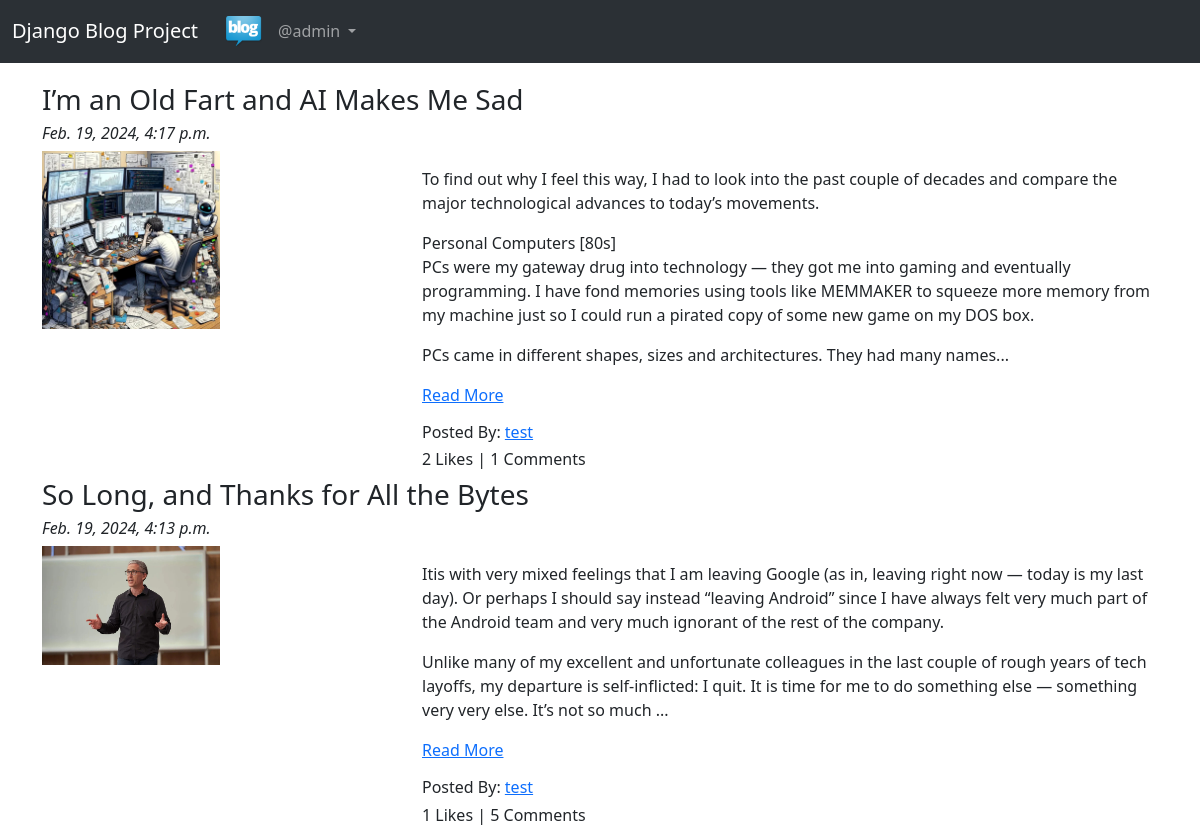
Page /blog/ (signed in) on the committed database.
### app_blog/models.py (models this page shows, shortened)
class Blog(models.Model):
    author = models.ForeignKey(User, on_delete=models.CASCADE, related_name='post_author')
    blog_title = models.CharField(max_length=264, verbose_name='Put a Title')
    slug = models.SlugField(max_length=264, unique=True)
    blog_content = models.TextField(verbose_name="What is on your mind")
    blog_image = models.ImageField(upload_to='blog_images', verbose_name="Image")
    publish_date = models.DateTimeField(auto_now_add=True)
    update_date = models.DateTimeField(auto_now=True)
    class Meta:
        ordering = ('-publish_date',)

### app_blog/views.py (the view)
# urls.py: path('', views.BlogList.as_view(), name='blog_list'),
class BlogList(ListView):
    context_object_name = 'blogs'
    model = Blog
    template_name = 'app_blog/blog_list.html'

### app_blog/templatetags/custom_filters.py (called while the page is built)
def range_filter(value):
    return value[:500] + "..."

### templates/app_blog/blog_list.html (shortened to what this page needs)
{% extends "base.html" %}
{% load custom_filters %}
{% block body_block %}
{% for blog in blogs %}
<h3>{{ blog.blog_title }}</h3>
<h6><i>{{ blog.publish_date }}</i></h6>
<div class=row>
    <div class=col-sm-4>
        <img src="/media/{{ blog.blog_image }}" alt="{{ blog.blog_title }}" title="{{ blog.blog_title }}" width="50%">
    </div>
    <div class=col-sm-8>
        <p>{{ blog.blog_content|range_filter|linebreaks }} <a href="{% url 'app_blog:blog_details' slug=blog.slug %}">Read More</a></p>
        <h6>Posted By: <a href="#">{{ blog.author }}</a></h6>
        <h6>{{ blog.liked_blog.count }} Likes | {{ blog.blog_comment.count }} Comments</h6>
    </div>
</div>
{% endfor %}
{% endblock %}

### templates/base.html (shortened to what this page needs)
<!DOCTYPE html>
<html lang="en">
<head>
    <link href="https://cdn.jsdelivr.net/npm/bootstrap@5.3.1/dist/css/bootstrap.min.css" rel="stylesheet"
>
</head>
<body>
    <nav class="navbar navbar-expand-lg bg-body-tertiary" data-bs-theme="dark">
        <div class="container-fluid">
          <a class="navbar-brand" href="#">Django Blog Project</a>
          <div class="collapse navbar-collapse" id="navbarText">
            <ul class="navbar-nav me-auto mb-2 mb-lg-0">
              <li class="nav-item active">
                <a class="nav-link" aria-current="page" href="{% url 'index' %}"><img src="/media/logo-home.jpg" width="40px"></a>
              </li>
            {% if user.is_authenticated %}
              <div class="collapse navbar-collapse" id="navbarNavDarkDropdown">
                <ul class="navbar-nav">
                  <li class="nav-item dropdown">
                    <a class="nav-link dropdown-toggle" href="#" id="navbarDarkDropdownMenuLink" role="button" data-bs-toggle="dropdown" aria-expanded="false">
                      @{{ user.username}}
                    </a>
                  </li>
                </ul>
              </div>
            {% endif %}
            </ul>
          </div>
        </div>
    </nav>
<div class="container" style="padding-top: 20px">
  {% block body_block %}
  {% endblock %}
</div>
</body>
</html>

### rows in the picture
Blog: blog_title "I’m an Old Fart and AI Makes Me Sad", publish_date "Feb. 19, 2024, 4:17 p.m.", blog_image (picture), blog_content|range_filter "To find out why I feel this way, I had to look into the past couple of decades and compare the major technological advances to today’s movements. Personal Computers [80s] PCs were my gateway drug into technology — they got me into gaming and eventually programming. I have fond memories using tools like MEMMAKER to squeeze more memory from my machine just so I could run a pirated copy of some new game on my DOS box. PCs came in different shapes, sizes and architectures. They had many names...", author "test", liked_blog.count "2", blog_comment.count "1"
Blog: blog_title "So Long, and Thanks for All the Bytes", publish_date "Feb. 19, 2024, 4:13 p.m.", blog_image (picture), blog_content|range_filter "Itis with very mixed feelings that I am leaving Google (as in, leaving right now — today is my last day). Or perhaps I should say instead “leaving Android” since I have always felt very much part of the Android team and very much ignorant of the rest of the company. Unlike many of my excellent and unfortunate colleagues in the last couple of rough years of tech layoffs, my departure is self-inflicted: I quit. It is time for me to do something else — something very very else. It’s not so much ...", author "test", liked_blog.count "1", blog_comment.count "5"

### other values in the picture
{{ user.username }} "admin"
